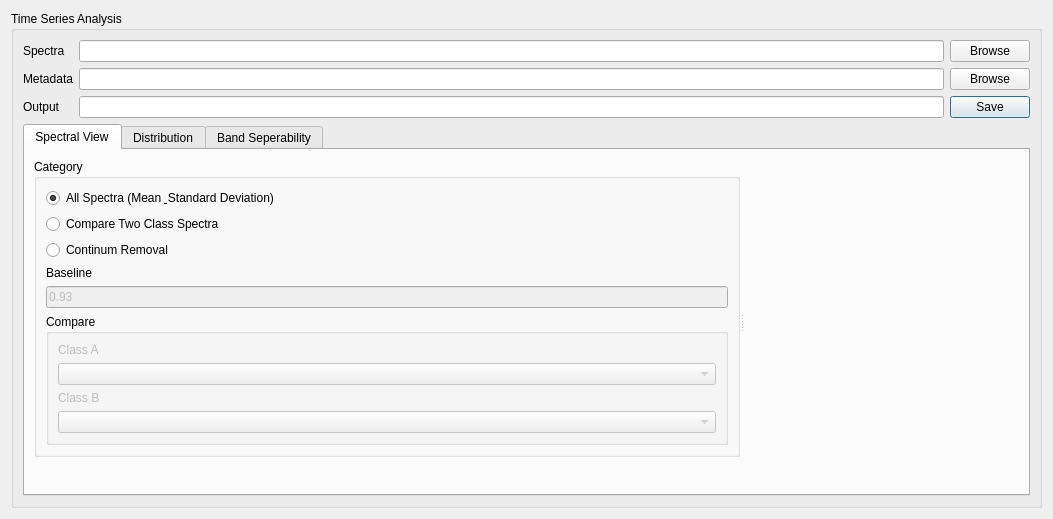
<?xml version="1.0" encoding="UTF-8"?>
<ui version="4.0">
 <class>Form</class>
 <widget class="QDialog" name="Form">
  <property name="geometry">
   <rect>
    <x>0</x>
    <y>0</y>
    <width>1053</width>
    <height>512</height>
   </rect>
  </property>
  <property name="windowTitle">
   <string>Timeseries Analysis</string>
  </property>
  <layout class="QVBoxLayout" name="verticalLayout">
   <item>
    <widget class="QGroupBox" name="groupBox">
     <property name="title">
      <string>Time Series Analysis</string>
     </property>
     <layout class="QGridLayout" name="gridLayout">
      <item row="2" column="2">
       <widget class="QPushButton" name="pushButton_6">
        <property name="text">
         <string>Save</string>
        </property>
       </widget>
      </item>
      <item row="1" column="2">
       <widget class="QPushButton" name="pushButton_5">
        <property name="text">
         <string>Browse</string>
        </property>
       </widget>
      </item>
      <item row="1" column="1">
       <widget class="QLineEdit" name="lineEdit"/>
      </item>
      <item row="2" column="0">
       <widget class="QLabel" name="label_72">
        <property name="text">
         <string>Output</string>
        </property>
       </widget>
      </item>
      <item row="0" column="0">
       <widget class="QLabel" name="label_70">
        <property name="text">
         <string>Spectra</string>
        </property>
       </widget>
      </item>
      <item row="0" column="1">
       <widget class="QLineEdit" name="lineEdit_2"/>
      </item>
      <item row="1" column="0">
       <widget class="QLabel" name="label_71">
        <property name="text">
         <string>Metadata</string>
        </property>
       </widget>
      </item>
      <item row="2" column="1">
       <widget class="QLineEdit" name="lineEdit_3"/>
      </item>
      <item row="0" column="2">
       <widget class="QPushButton" name="pushButton_4">
        <property name="text">
         <string>Browse</string>
        </property>
       </widget>
      </item>
      <item row="3" column="0" colspan="3">
       <widget class="QTabWidget" name="tabWidget_4">
        <property name="enabled">
         <bool>true</bool>
        </property>
        <property name="currentIndex">
         <number>0</number>
        </property>
        <widget class="QWidget" name="tab_29">
         <attribute name="title">
          <string>Spectral View</string>
         </attribute>
         <layout class="QVBoxLayout" name="verticalLayout_2">
          <item>
           <widget class="QSplitter" name="splitter">
            <property name="orientation">
             <enum>Qt::Horizontal</enum>
            </property>
            <widget class="QWidget" name="">
             <layout class="QVBoxLayout" name="verticalLayout_79">
              <item>
               <widget class="QGroupBox" name="groupBox_34">
                <property name="title">
                 <string>Category</string>
                </property>
                <layout class="QVBoxLayout" name="verticalLayout_80">
                 <item>
                  <widget class="QRadioButton" name="rb_sep_all_5">
                   <property name="text">
                    <string>All Spectra (Mean &amp; Standard Deviation)</string>
                   </property>
                   <property name="checked">
                    <bool>true</bool>
                   </property>
                   <attribute name="buttonGroup">
                    <string notr="true">buttonGroup</string>
                   </attribute>
                  </widget>
                 </item>
                 <item>
                  <widget class="QRadioButton" name="rb_sep_compare_5">
                   <property name="text">
                    <string>Compare Two Class Spectra</string>
                   </property>
                   <attribute name="buttonGroup">
                    <string notr="true">buttonGroup</string>
                   </attribute>
                  </widget>
                 </item>
                 <item>
                  <widget class="QRadioButton" name="radioClassDistribute">
                   <property name="text">
                    <string>Continum Removal</string>
                   </property>
                   <property name="checked">
                    <bool>false</bool>
                   </property>
                   <attribute name="buttonGroup">
                    <string notr="true">buttonGroup</string>
                   </attribute>
                  </widget>
                 </item>
                 <item>
                  <widget class="QLabel" name="label_73">
                   <property name="text">
                    <string>Baseline</string>
                   </property>
                   <property name="buddy">
                    <cstring></cstring>
                   </property>
                  </widget>
                 </item>
                 <item>
                  <widget class="QLineEdit" name="x1CoordEdit_11">
                   <property name="enabled">
                    <bool>false</bool>
                   </property>
                   <property name="sizePolicy">
                    <sizepolicy hsizetype="Preferred" vsizetype="Fixed">
                     <horstretch>0</horstretch>
                     <verstretch>0</verstretch>
                    </sizepolicy>
                   </property>
                   <property name="text">
                    <string>0.93</string>
                   </property>
                  </widget>
                 </item>
                 <item>
                  <widget class="QGroupBox" name="groupBox_42">
                   <property name="title">
                    <string>Compare</string>
                   </property>
                   <layout class="QVBoxLayout" name="verticalLayout_3">
                    <item>
                     <widget class="QLabel" name="label_58">
                      <property name="enabled">
                       <bool>false</bool>
                      </property>
                      <property name="text">
                       <string>Class A</string>
                      </property>
                      <property name="buddy">
                       <cstring></cstring>
                      </property>
                     </widget>
                    </item>
                    <item>
                     <widget class="QComboBox" name="comboBox_25">
                      <property name="enabled">
                       <bool>false</bool>
                      </property>
                     </widget>
                    </item>
                    <item>
                     <widget class="QLabel" name="label_59">
                      <property name="enabled">
                       <bool>false</bool>
                      </property>
                      <property name="text">
                       <string>Class B</string>
                      </property>
                      <property name="buddy">
                       <cstring></cstring>
                      </property>
                     </widget>
                    </item>
                    <item>
                     <widget class="QComboBox" name="comboBox_26">
                      <property name="enabled">
                       <bool>false</bool>
                      </property>
                     </widget>
                    </item>
                   </layout>
                  </widget>
                 </item>
                </layout>
               </widget>
              </item>
              <item>
               <spacer name="verticalSpacer_29">
                <property name="orientation">
                 <enum>Qt::Vertical</enum>
                </property>
                <property name="sizeHint" stdset="0">
                 <size>
                  <width>20</width>
                  <height>178</height>
                 </size>
                </property>
               </spacer>
              </item>
             </layout>
            </widget>
            <widget class="QMatplotlibWidget" name="mplWidgetSpectral_5" native="true"/>
           </widget>
          </item>
         </layout>
        </widget>
        <widget class="QWidget" name="tab_44">
         <attribute name="title">
          <string>Distribution</string>
         </attribute>
         <layout class="QVBoxLayout" name="verticalLayout_4">
          <item>
           <widget class="QSplitter" name="splitter_2">
            <property name="orientation">
             <enum>Qt::Horizontal</enum>
            </property>
            <widget class="QWidget" name="">
             <layout class="QVBoxLayout" name="verticalLayout_81">
              <item>
               <widget class="QGroupBox" name="groupBox_35">
                <property name="title">
                 <string>Category</string>
                </property>
                <layout class="QVBoxLayout" name="verticalLayout_82">
                 <item>
                  <widget class="QRadioButton" name="radioFeatureVar">
                   <property name="enabled">
                    <bool>true</bool>
                   </property>
                   <property name="text">
                    <string>Band Plot</string>
                   </property>
                   <attribute name="buttonGroup">
                    <string notr="true">buttonGroup</string>
                   </attribute>
                  </widget>
                 </item>
                 <item>
                  <widget class="QLabel" name="label_75">
                   <property name="text">
                    <string>Wavelength</string>
                   </property>
                   <property name="buddy">
                    <cstring></cstring>
                   </property>
                  </widget>
                 </item>
                 <item>
                  <widget class="QLineEdit" name="x1CoordEdit_13">
                   <property name="enabled">
                    <bool>false</bool>
                   </property>
                   <property name="text">
                    <string>400</string>
                   </property>
                  </widget>
                 </item>
                </layout>
               </widget>
              </item>
              <item>
               <spacer name="verticalSpacer_30">
                <property name="orientation">
                 <enum>Qt::Vertical</enum>
                </property>
                <property name="sizeHint" stdset="0">
                 <size>
                  <width>20</width>
                  <height>178</height>
                 </size>
                </property>
               </spacer>
              </item>
             </layout>
            </widget>
            <widget class="QMatplotlibWidget" name="mplWidgetSpectral_6" native="true"/>
           </widget>
          </item>
         </layout>
        </widget>
        <widget class="QWidget" name="tab_33">
         <attribute name="title">
          <string>Band Seperability</string>
         </attribute>
         <layout class="QVBoxLayout" name="verticalLayout_8">
          <item>
           <widget class="QSplitter" name="splitter_3">
            <property name="orientation">
             <enum>Qt::Horizontal</enum>
            </property>
            <widget class="QWidget" name="">
             <layout class="QVBoxLayout" name="verticalLayout_7">
              <item>
               <widget class="QGroupBox" name="groupBox_38">
                <property name="title">
                 <string>Methods</string>
                </property>
                <layout class="QVBoxLayout" name="verticalLayout_6">
                 <item>
                  <widget class="QRadioButton" name="radioFTEST_5">
                   <property name="text">
                    <string>Spectral Discrimination Index</string>
                   </property>
                   <property name="checked">
                    <bool>false</bool>
                   </property>
                   <attribute name="buttonGroup">
                    <string notr="true">buttonGroup</string>
                   </attribute>
                  </widget>
                 </item>
                 <item>
                  <widget class="QRadioButton" name="radioSEP_5">
                   <property name="text">
                    <string>Oneway Anova</string>
                   </property>
                   <attribute name="buttonGroup">
                    <string notr="true">buttonGroup</string>
                   </attribute>
                  </widget>
                 </item>
                 <item>
                  <widget class="QRadioButton" name="radioMUTUAL_5">
                   <property name="text">
                    <string>Tukey’s multi-comparison</string>
                   </property>
                   <attribute name="buttonGroup">
                    <string notr="true">buttonGroup</string>
                   </attribute>
                  </widget>
                 </item>
                 <item>
                  <widget class="QLabel" name="label_67">
                   <property name="text">
                    <string>Wavelength</string>
                   </property>
                   <property name="buddy">
                    <cstring></cstring>
                   </property>
                  </widget>
                 </item>
                 <item>
                  <widget class="QLineEdit" name="x1CoordEdit_10">
                   <property name="enabled">
                    <bool>false</bool>
                   </property>
                   <property name="sizePolicy">
                    <sizepolicy hsizetype="Preferred" vsizetype="Fixed">
                     <horstretch>0</horstretch>
                     <verstretch>0</verstretch>
                    </sizepolicy>
                   </property>
                   <property name="text">
                    <string>400</string>
                   </property>
                  </widget>
                 </item>
                 <item>
                  <widget class="QRadioButton" name="radioTREE_5">
                   <property name="text">
                    <string>Kruskal Wallis Non-Parametric H Test</string>
                   </property>
                   <attribute name="buttonGroup">
                    <string notr="true">buttonGroup</string>
                   </attribute>
                  </widget>
                 </item>
                </layout>
               </widget>
              </item>
              <item>
               <widget class="QGroupBox" name="groupBox_39">
                <property name="title">
                 <string>Compare</string>
                </property>
                <layout class="QVBoxLayout" name="verticalLayout_5">
                 <item>
                  <widget class="QLabel" name="label_63">
                   <property name="enabled">
                    <bool>false</bool>
                   </property>
                   <property name="text">
                    <string>Class A</string>
                   </property>
                   <property name="buddy">
                    <cstring></cstring>
                   </property>
                  </widget>
                 </item>
                 <item>
                  <widget class="QComboBox" name="comboBox_classA_8">
                   <property name="enabled">
                    <bool>false</bool>
                   </property>
                  </widget>
                 </item>
                 <item>
                  <widget class="QLabel" name="label_64">
                   <property name="enabled">
                    <bool>false</bool>
                   </property>
                   <property name="text">
                    <string>Class B</string>
                   </property>
                  </widget>
                 </item>
                 <item>
                  <widget class="QComboBox" name="comboBox_classB_8">
                   <property name="enabled">
                    <bool>false</bool>
                   </property>
                  </widget>
                 </item>
                </layout>
               </widget>
              </item>
              <item>
               <spacer name="verticalSpacer_33">
                <property name="orientation">
                 <enum>Qt::Vertical</enum>
                </property>
                <property name="sizeHint" stdset="0">
                 <size>
                  <width>20</width>
                  <height>178</height>
                 </size>
                </property>
               </spacer>
              </item>
             </layout>
            </widget>
            <widget class="QMatplotlibWidget" name="widget_feature_5" native="true"/>
           </widget>
          </item>
         </layout>
        </widget>
       </widget>
      </item>
     </layout>
    </widget>
   </item>
  </layout>
 </widget>
 <customwidgets>
  <customwidget>
   <class>QMatplotlibWidget</class>
   <extends>QWidget</extends>
   <header>Ui.qmatplotlibwidget</header>
   <container>1</container>
  </customwidget>
 </customwidgets>
 <resources/>
 <connections/>
 <buttongroups>
  <buttongroup name="buttonGroup"/>
 </buttongroups>
</ui>
